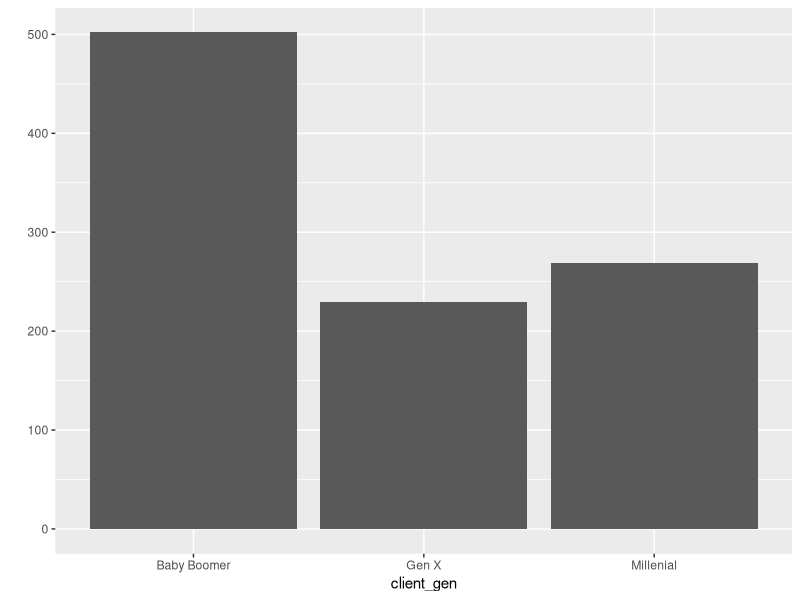
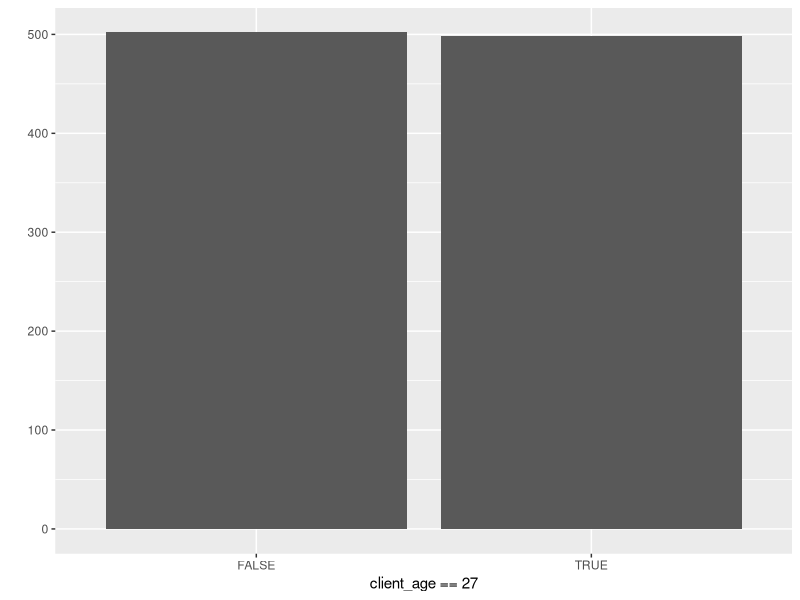
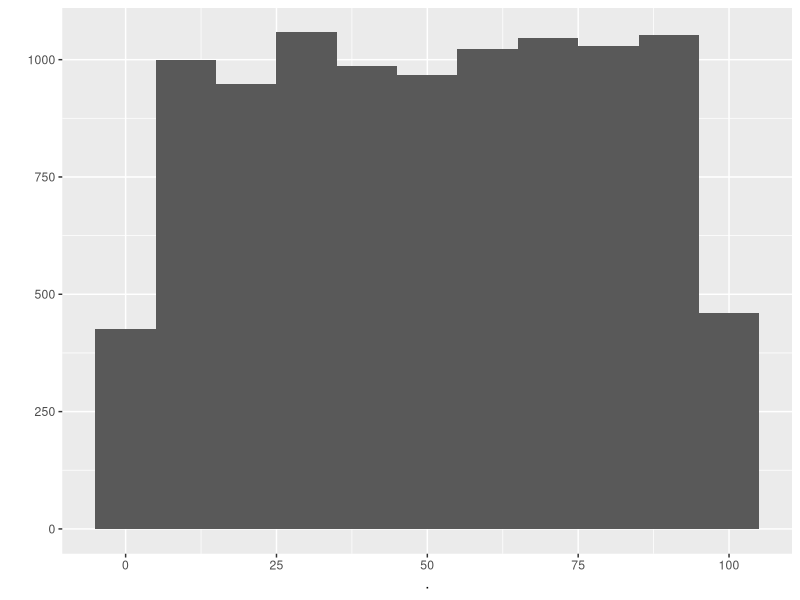
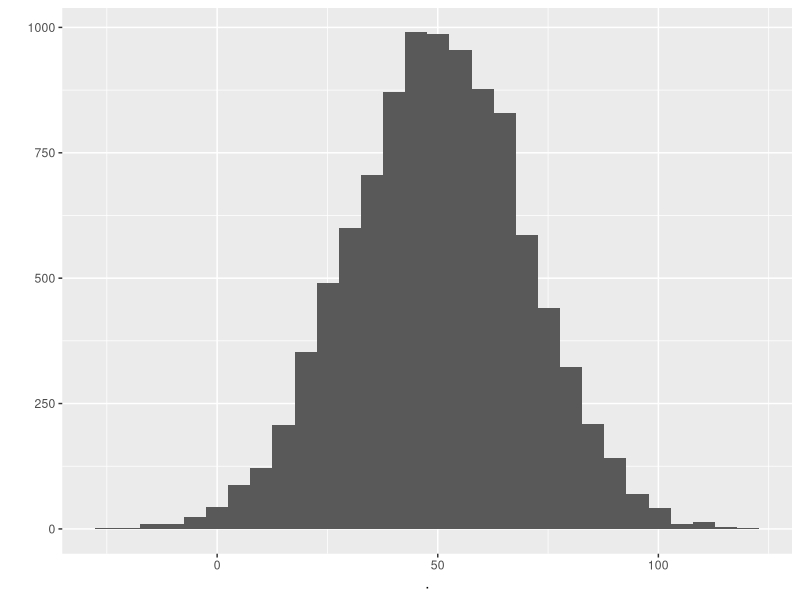
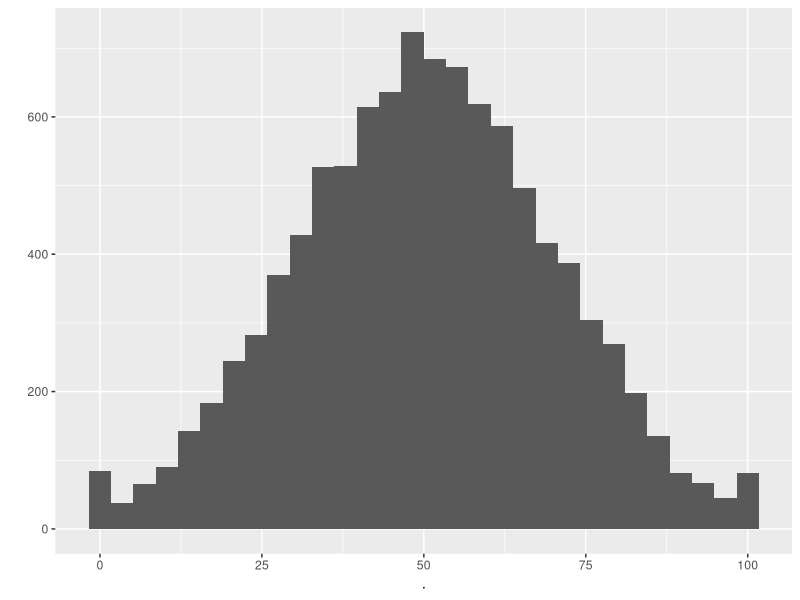
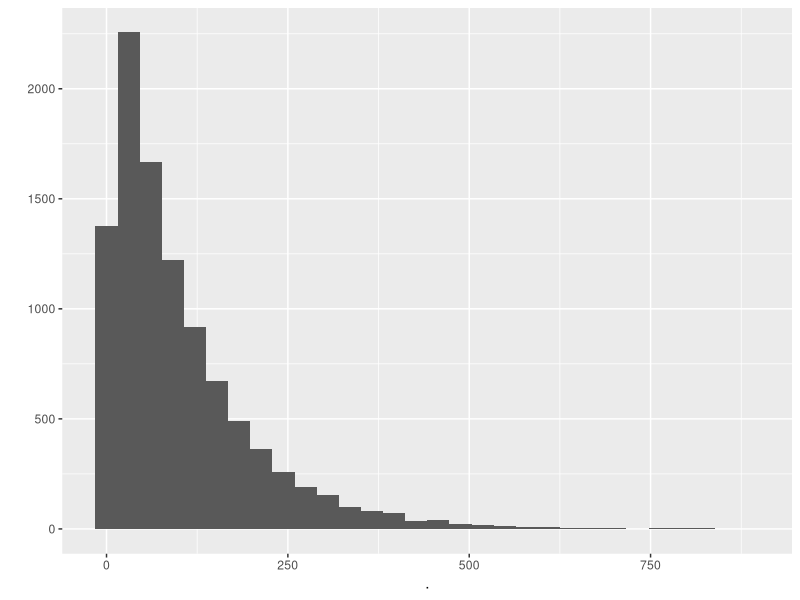

Generate these figures, in order, with R:
## ---- chunk 1
knitr::opts_chunk$set(warning = FALSE, message = FALSE, echo=TRUE) 
## ---- chunk 2
library(dplyr)
library(ggplot2)
## ---- chunk 3
set.seed(64)
## ---- chunk 4
client_gen <- c("Millenial","Gen X","Millenial",
                "Baby Boomer","Gen X","Millenial","Gen X")

data.frame(id=1:7,client_gen)
## ---- chunk 5
client_gen <- sample(c("Millenial","Gen X","Baby Boomer"),7,replace=TRUE)

data.frame(id=1:7,client_gen)
## ---- chunk 6
client_gen <- sample(c("Millenial","Gen X","Baby Boomer"),1000,replace=TRUE,prob=c(0.25,0.25,0.5))

qplot(client_gen)
## ---- chunk 7
client_age <- sample(1:100,size=7,replace=TRUE)

data.frame(id=1:7,client_age)
## ---- chunk 8
client_age <- sample(1:100,size=1000,replace=TRUE,prob=c(rep(1,26),99,rep(1,73)))

qplot(client_age==27)
## ---- chunk 9
client_age <- runif(7,min=1,max=100)

data.frame(id=1:7,client_age)
## ---- chunk 10
runif(10000,1,100) %>% round() %>% qplot(binwidth=10)
## ---- chunk 11
rnorm(10000,mean=50,sd=20) %>% qplot()
## ---- chunk 12
rnorm(10000,mean=50,sd=20) %>% pmax(0) %>% pmin(100) %>% qplot()
## ---- chunk 13
rexp(10000,rate=0.01) %>% qplot()
## ---- chunk 14
set.seed(61)

k <- 7

id <- 1:k
name <- c("Frank","Dorian","Eva","Elena","Andy","Barbara","Yvonne")
age <- rnorm(k,mean=30,sd=10) %>% pmax(18) %>% round()
ocupation <- sample(c("analyst","manager","sr analyst"),k,replace=T,prob=c(10,2,3))
balance <- rexp(k,rate=0.001) %>% round(2)
married <- sample(c("Yes","No"),k,replace=T,prob=c(0.6,0.4))

data <- data.frame(client_id=id,name,age,ocupation,balance,married_flg=married)
data
